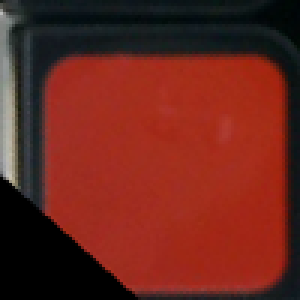
#> input picture R/R_108_M.png, 100 x 100 px (shown 3 times larger); its folder holds only this picture in this run
$ python classifyBrightness.py
#> lines starting #> are read from the running program, lines starting #| are printed output that depends on the picture
import os
import cv2
import numpy as np

# Define the input and output folders
input_folders = {
    'R': './R',
    #'G': './G',
    #'B': './B',
    #'O': './O',
    #'Y': './Y',
    #'W': './W'
}

# Define brightness thresholds for classification
# Adjust these values based on your specific needs
low_threshold = 50
high_threshold = 80


# Function to classify brightness
def classify_brightness(avg_brightness):
    if avg_brightness < low_threshold:
        return 'L'
    elif avg_brightness > high_threshold:
        return 'H'
    else:
        return 'M'


# Function to calculate the average brightness of the center region
def calculate_average_brightness(image):
    center_region = image[30:70, 30:70]
    avg_brightness = np.mean(center_region)
    return avg_brightness


# Process each folder and rename the images
for color, folder in input_folders.items():
    sequence_number = 1
    for filename in os.listdir(folder):
        if filename.endswith(('.png', '.jpg', '.jpeg')):
            image_path = os.path.join(folder, filename)

            # Load the image
            image = cv2.imread(image_path)
#> image is the input picture: shape (100, 100, 3); mean B, G, R 29.1, 38, 106.2

            # Check if image is loaded properly
            if image is None:
                print(f"Image not loaded: {image_path}")
                continue

            # Convert the image to grayscale for brightness calculation
            image_gray = cv2.cvtColor(image, cv2.COLOR_BGR2GRAY)
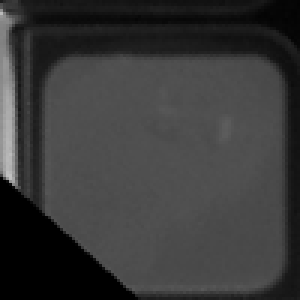
#> image_gray: shape (100, 100) (shown 3 times larger); min 0, max 193, mean 57.3

            # Calculate the average brightness of the center region
            avg_brightness = calculate_average_brightness(image_gray)
#> in calculate_average_brightness, `avg_brightness = np.mean(center_region)`: avg_brightness = 78.8
#> avg_brightness = 78.8

            # Classify the brightness
            brightness_class = classify_brightness(avg_brightness)
#> brightness_class = 'M'

            # Generate the new filename
            new_filename = f"{color}_{sequence_number}_{brightness_class}.png"
#> new_filename = 'R_1_M.png'
            new_image_path = os.path.join(folder, new_filename)

            # Rename the image
            os.rename(image_path, new_image_path)
            print(f"Renamed {image_path} to {new_image_path}")
#| Renamed ./R/R_108_M.png to ./R/R_1_M.png

            sequence_number += 1

print('All images processed and renamed.')

$ run again, on R/R_117_M.png
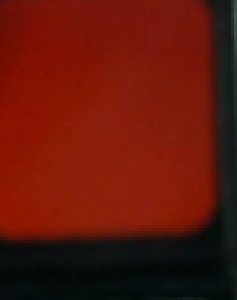
#> input picture R/R_117_M.png, 79 x 100 px (shown 3 times larger)
#> image is the input picture: shape (100, 79, 3); mean B, G, R 9.9, 22.5, 96.9
#> `image_gray = cv2.cvtColor(image, cv2.COLOR_BGR2GRAY)`:
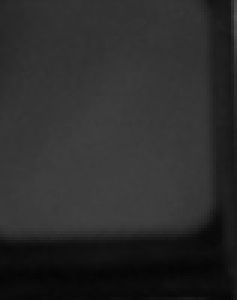
#> image_gray: shape (100, 79) (shown 3 times larger); min 5, max 82, mean 43.3
#> in calculate_average_brightness, `center_region = image[30:70, 30:70]`:
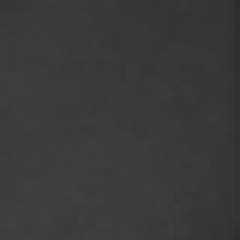
#> center_region: shape (40, 40) (shown 6 times larger); min 45, max 64, mean 58
#> in calculate_average_brightness, `avg_brightness = np.mean(center_region)`: avg_brightness = 58.02
#> brightness_class = 'M'
#> new_filename = 'R_1_M.png'
#| Renamed ./R/R_117_M.png to ./R/R_1_M.png

$ run again, on R/R_118_M.png
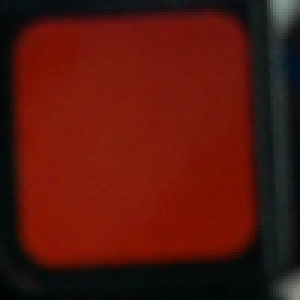
#> input picture R/R_118_M.png, 100 x 100 px (shown 3 times larger)
#> image is the input picture: shape (100, 100, 3); mean B, G, R 13.1, 21.8, 85.6
#> `image_gray = cv2.cvtColor(image, cv2.COLOR_BGR2GRAY)`:
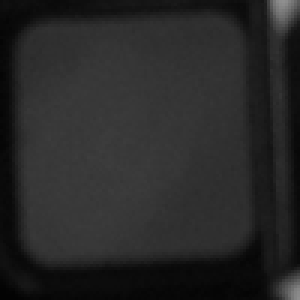
#> image_gray: shape (100, 100) (shown 3 times larger); min 3, max 143, mean 39.9
#> in calculate_average_brightness, `center_region = image[30:70, 30:70]`:
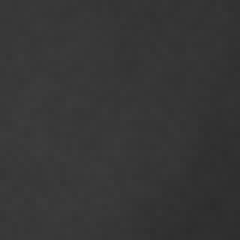
#> center_region: shape (40, 40) (shown 6 times larger); min 44, max 61, mean 54.2
#> in calculate_average_brightness, `avg_brightness = np.mean(center_region)`: avg_brightness = 54.25
#> brightness_class = 'M'
#> new_filename = 'R_1_M.png'
#| Renamed ./R/R_118_M.png to ./R/R_1_M.png

$ run again, on R/R_122_M.png
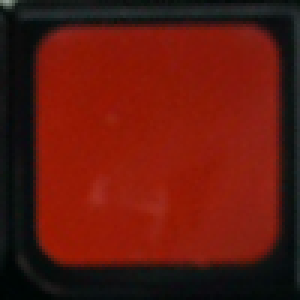
#> input picture R/R_122_M.png, 100 x 100 px (shown 3 times larger)
#> image is the input picture: shape (100, 100, 3); mean B, G, R 13.6, 24, 96.2
#> `image_gray = cv2.cvtColor(image, cv2.COLOR_BGR2GRAY)`:
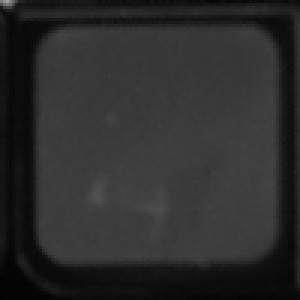
#> image_gray: shape (100, 100) (shown 3 times larger); min 3, max 154, mean 44.4
#> in calculate_average_brightness, `center_region = image[30:70, 30:70]`:
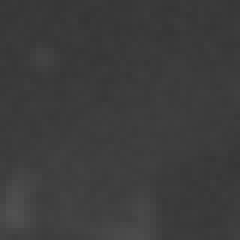
#> center_region: shape (40, 40) (shown 6 times larger); min 53, max 81, mean 60.5
#> in calculate_average_brightness, `avg_brightness = np.mean(center_region)`: avg_brightness = 60.48
#> brightness_class = 'M'
#> new_filename = 'R_1_M.png'
#| Renamed ./R/R_122_M.png to ./R/R_1_M.png

$ run again, on R/R_109_M.png
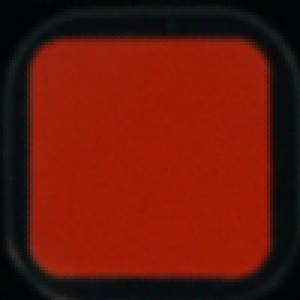
#> input picture R/R_109_M.png, 100 x 100 px (shown 3 times larger)
#> image is the input picture: shape (100, 100, 3); mean B, G, R 10.3, 22.9, 102.8
#> `image_gray = cv2.cvtColor(image, cv2.COLOR_BGR2GRAY)`:
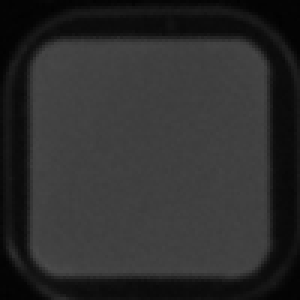
#> image_gray: shape (100, 100) (shown 3 times larger); min 2, max 75, mean 45.3
#> in calculate_average_brightness, `avg_brightness = np.mean(center_region)`: avg_brightness = 63.22
#> brightness_class = 'M'
#> new_filename = 'R_1_M.png'
#| Renamed ./R/R_109_M.png to ./R/R_1_M.png
